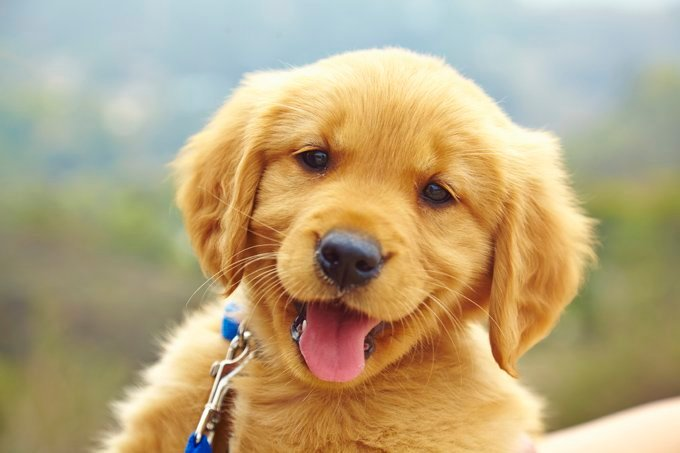
#> input picture neural-networks/convolutional-neural-networks/pup.jpg, 680 x 453 px
$ jupyter execute --allow-errors 01_image_processing.ipynb
#> lines starting #> are read from the running program, lines starting #| are printed output that depends on the picture; after the words box and inside, x2 and y2 are one past the last pixel; in counts of white or black regions, pixels touching at a corner belong together
[cell 1]
import cv2

[cell 2]
import cv2
import numpy as np

image = cv2.imread('pup.jpg')
#> image is the input picture: shape (453, 680, 3); mean B, G, R 127.1, 165.4, 183.4

Reading and displaying an image

[cell 3]
import cv2

# Read the image
img = cv2.imread('pup.jpg')

# Display the image
cv2.imshow('Image', img)
cv2.waitKey(0)
cv2.destroyAllWindows()

Converting an image to Greyscale

[cell 4]
img = cv2.imread('pup.jpg')
gray = cv2.cvtColor(img, cv2.COLOR_BGR2GRAY)
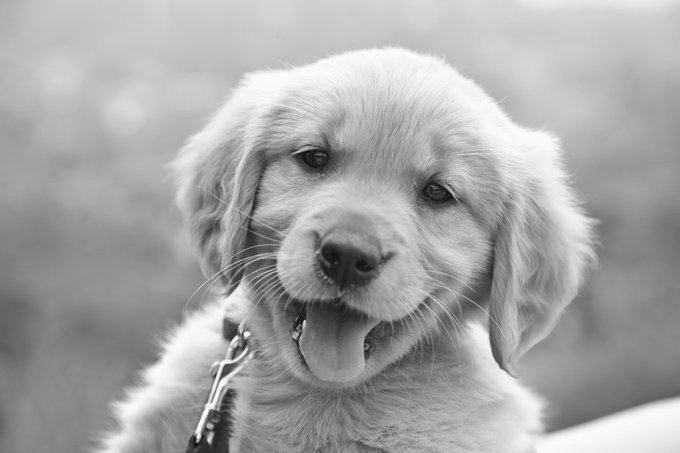
#> gray: shape (453, 680); min 16, max 254, mean 166.4

cv2.imshow('Grayscale Image', gray)
cv2.waitKey(0)
cv2.destroyAllWindows()

Resizing the image

[cell 5]
# let's downscale the image using new  width and height
down_width = 300
down_height = 200
down_points = (down_width, down_height)
resized_down = cv2.resize(image, down_points, interpolation= cv2.INTER_LINEAR)

cv2.imshow('Resized Image', resized_down)
cv2.waitKey(0)
cv2.destroyAllWindows()

# let's upscale the image using new  width and height
up_width = 600
up_height = 400
up_points = (up_width, up_height)
resized_up = cv2.resize(image, up_points, interpolation= cv2.INTER_LINEAR)

cv2.imshow('Resized Image', resized_up)
cv2.waitKey(0)
cv2.destroyAllWindows()

Cropping the image

[cell 6]
# Cropping
img = cv2.imread('test.jpg')
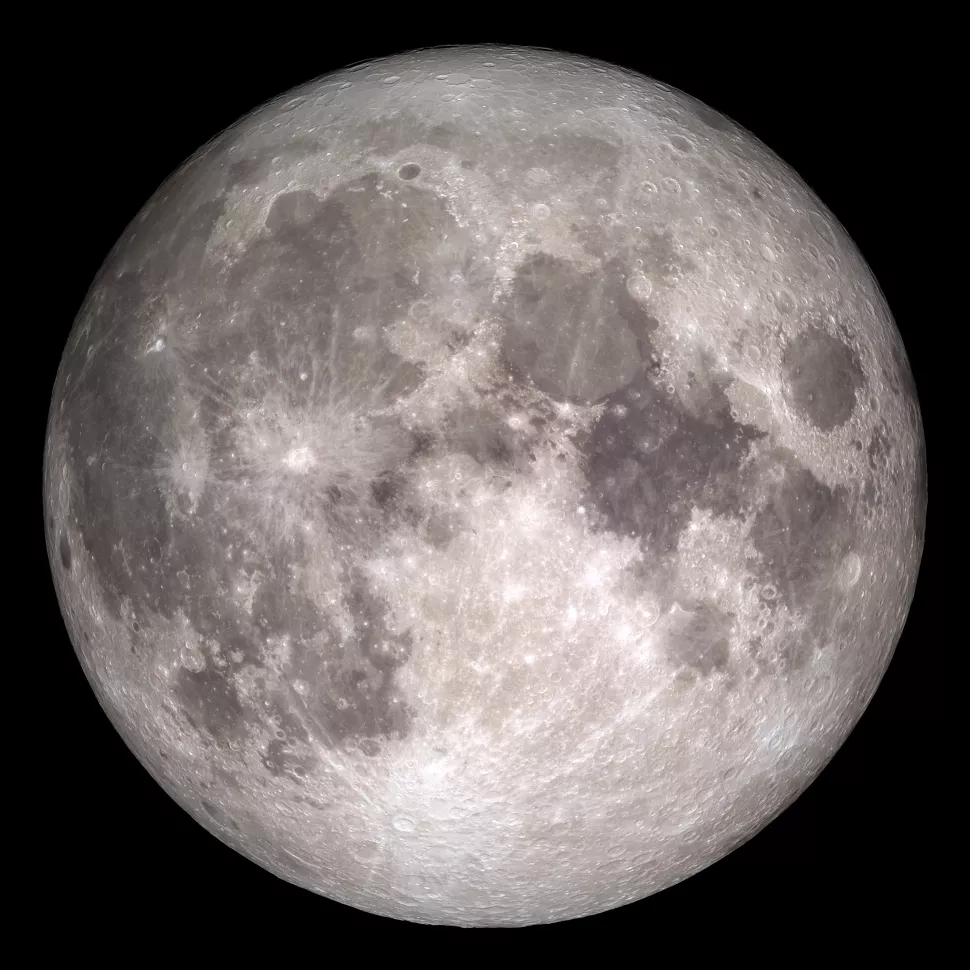
#> input picture neural-networks/convolutional-neural-networks/test.jpg, 970 x 970 px
#> img is the input picture: shape (970, 970, 3); mean B, G, R 95.1, 96.5, 103.1
print(img.shape) # Print image shape
#| (970, 970, 3)
cv2.imshow("original", img)

# Cropping an image
cropped_image = img[80:280, 150:330]
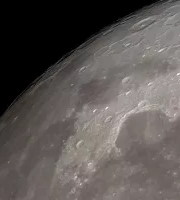
#> cropped_image: shape (200, 180, 3); mean B, G, R 83.3, 85.9, 91

# Display cropped image
cv2.imshow("cropped", cropped_image)

Applying the kernels

[cell 7]
# Apply identity kernel
kernel1 = np.array([[0, 0, 0],
                    [0, 1, 0],
                    [0, 0, 0]])

identity = cv2.filter2D(src=image, ddepth=-1, kernel=kernel1)

cv2.imshow('Original', image)
cv2.imshow('Identity', identity)

cv2.waitKey()
cv2.imwrite('identity.jpg', identity)
#> Out = True

[cell 8]
# Apply blurring kernel
kernel2 = np.ones((5, 5), np.float32) / 25
img = cv2.filter2D(src=image, ddepth=-1, kernel=kernel2)
#> img: shape (453, 680, 3)

cv2.imshow('Original', image)
cv2.imshow('Kernel Blur', img)

cv2.waitKey()
cv2.imwrite('blur_kernel.jpg', img)
#> Out = True

Drawing Shapes on an Image

[cell 9]
img = cv2.imread('nature.jpg')
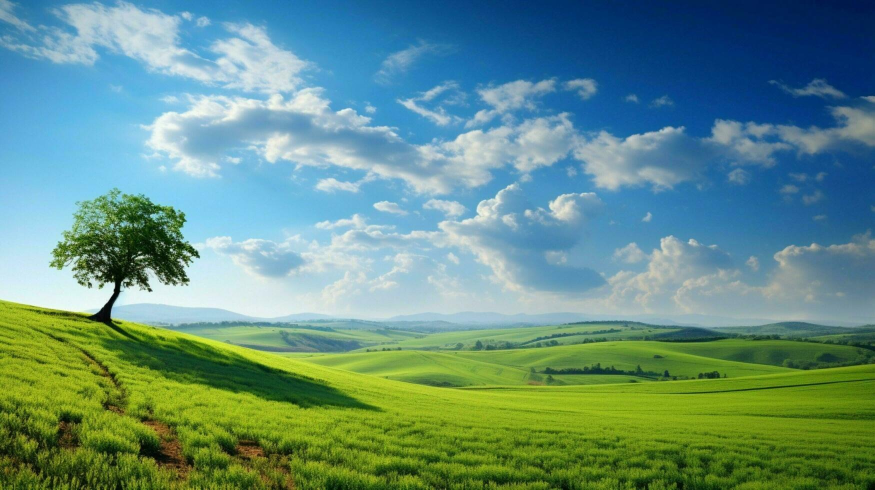
#> input picture neural-networks/convolutional-neural-networks/nature.jpg, 1749 x 980 px (shown at 1/2 size)
#> img is the input picture: shape (980, 1749, 3); mean B, G, R 131.5, 143.8, 100.2

# Draw a rectangle
cv2.rectangle(img, (50, 50), (200, 200), (255, 0, 0), 3)

# Draw a circle
cv2.circle(img, (300, 300), 50, (0, 255, 0), -1)

cv2.imshow('Shapes', img)
cv2.waitKey(0)
cv2.destroyAllWindows()

Image Thresholding

[cell 10]
img = cv2.imread('test.jpg', 0)
#> img: shape (970, 970); min 0, max 255, mean 98.3
_, thresholded = cv2.threshold(img, 128, 255, cv2.THRESH_BINARY)
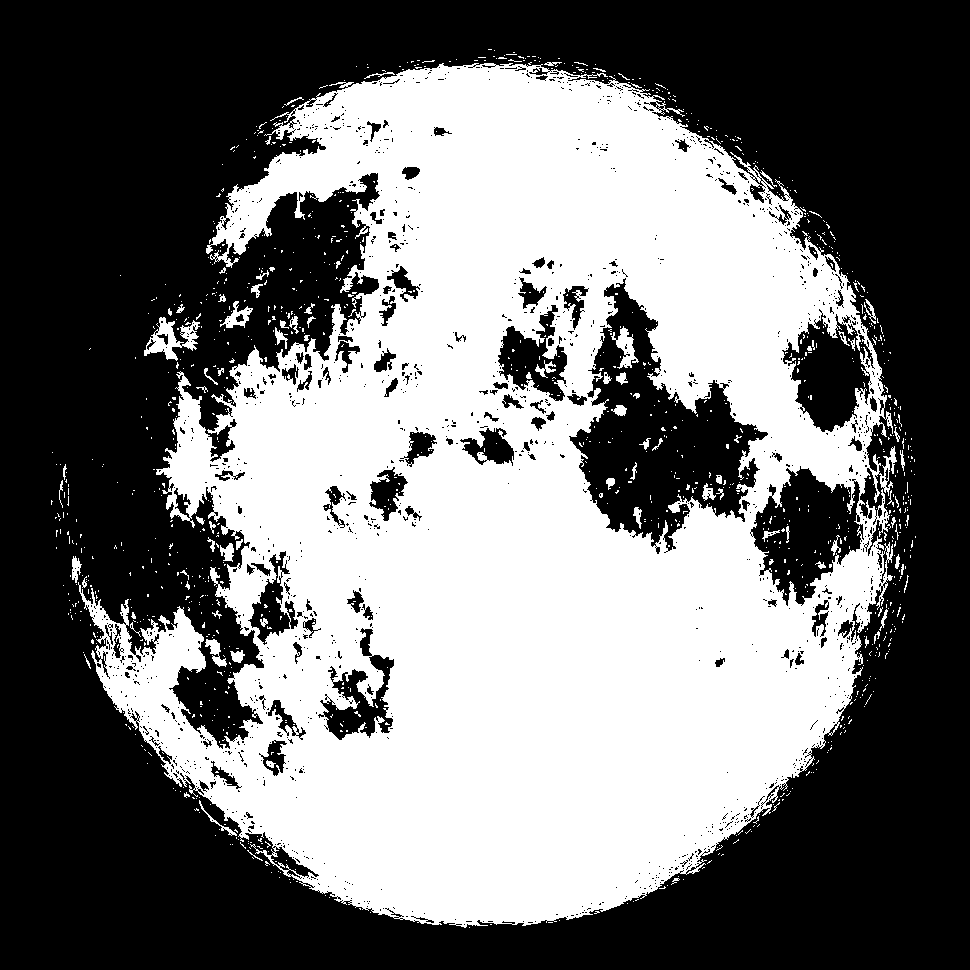
#> thresholded: shape (970, 970); 44.6% white; 1151 white regions (1070 under 20 px), largest, box (x1, y1, x2, y2) and area: (78, 63, 897, 928) 409960, (144, 317, 200, 361) 1026, (611, 326, 639, 369) 487

cv2.imshow('Thresholded Image', thresholded)
cv2.waitKey(0)
cv2.destroyAllWindows()

Face Detection

[cell 11]
face_cascade = cv2.CascadeClassifier(cv2.data.haarcascades + 'haarcascade_frontalface_default.xml')
img = cv2.imread('man.jpg')
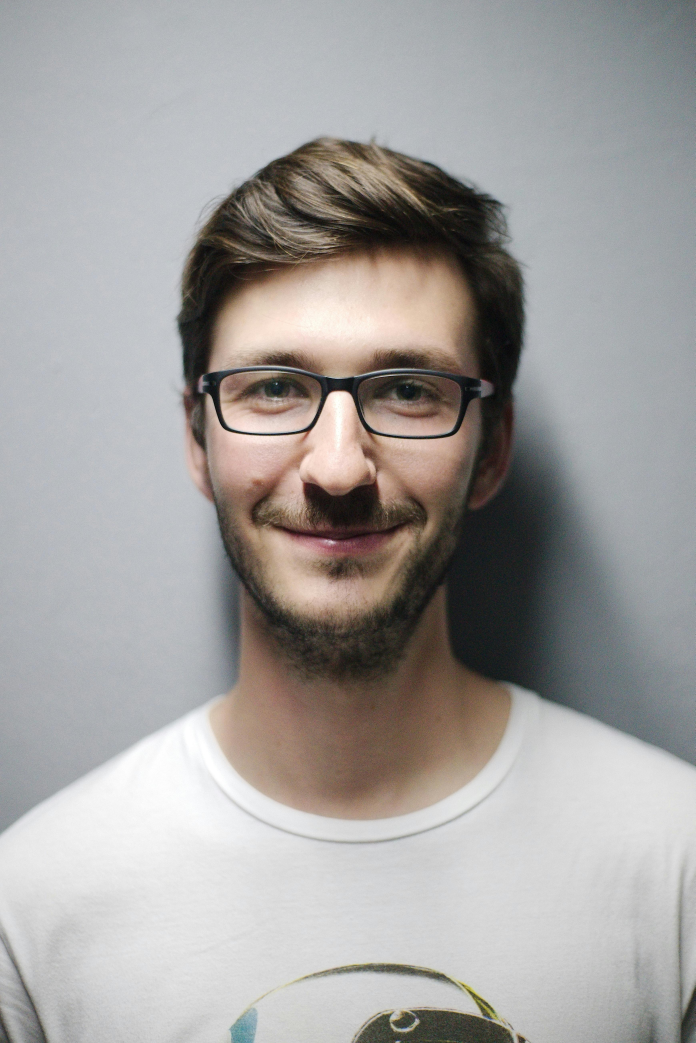
#> input picture neural-networks/convolutional-neural-networks/man.jpg, 3476 x 5214 px (shown at 1/5 size)
#> img is the input picture: shape (5214, 3476, 3); mean B, G, R 159.1, 160.7, 163.2
gray = cv2.cvtColor(img, cv2.COLOR_BGR2GRAY)
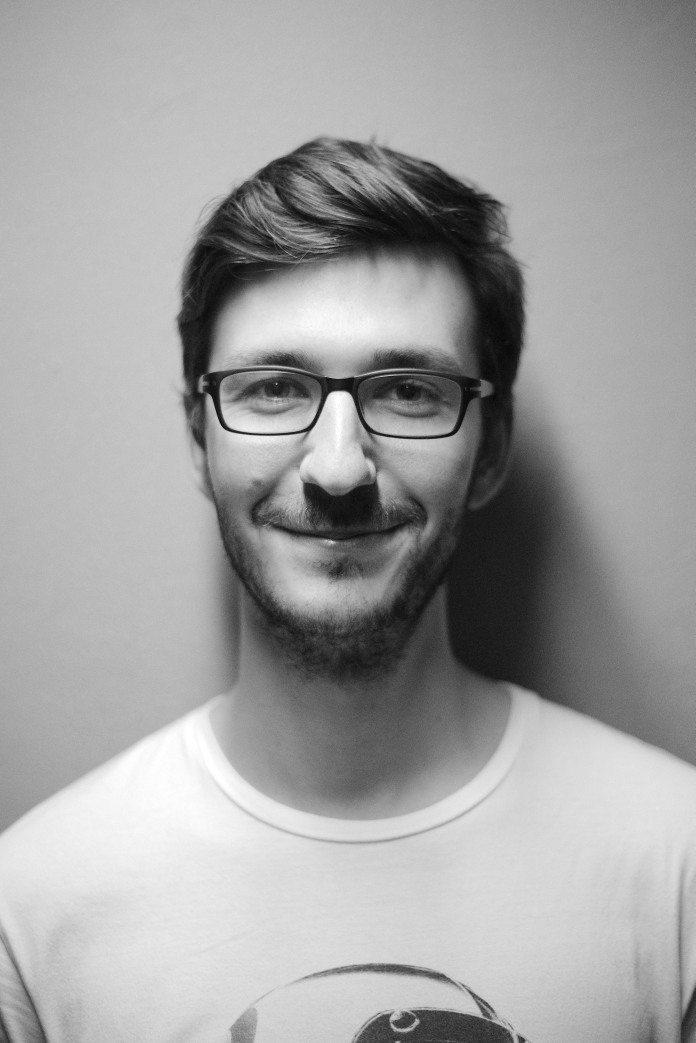
#> gray: shape (5214, 3476) (shown at 1/5 size); min 0, max 255, mean 161.3

faces = face_cascade.detectMultiScale(gray, scaleFactor=1.1, minNeighbors=5)
#> faces = [[737, 1208, 1950, 1950]]

for (x, y, w, h) in faces:
    cv2.rectangle(img, (x, y), (x+w, y+h), (255, 0, 0), 2)
#> this loop made 1 pass

cv2.imshow('Face Detection', img)
cv2.waitKey(0)
cv2.destroyAllWindows()

Histogram Equalization

[cell 12]
img = cv2.imread('nature.jpg', 0)
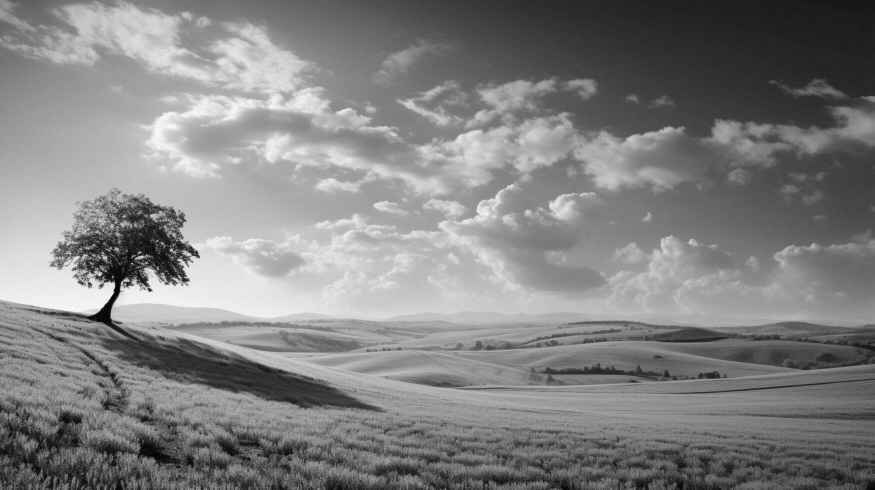
#> img: shape (980, 1749) (shown at 1/2 size); min 0, max 255, mean 129.3
equalized = cv2.equalizeHist(img)
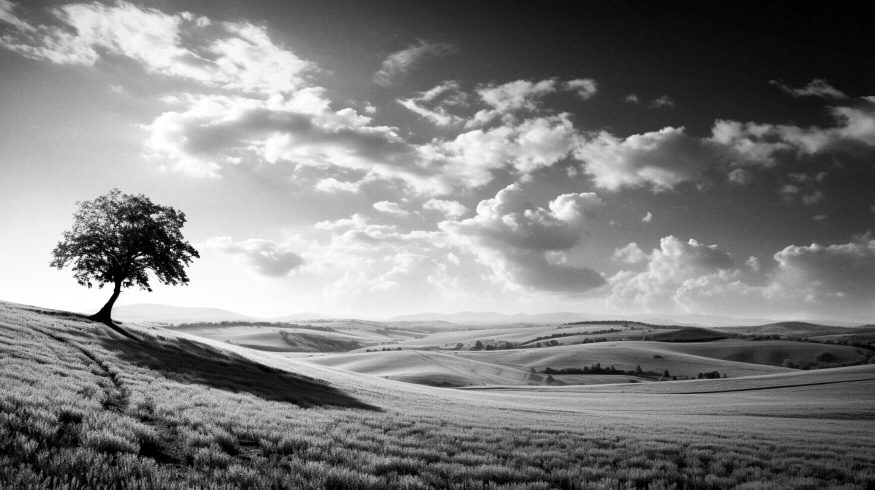
#> equalized: shape (980, 1749) (shown at 1/2 size); min 0, max 255, mean 128.2

cv2.imshow('Equalized Image', equalized)
cv2.waitKey(0)
cv2.destroyAllWindows()
